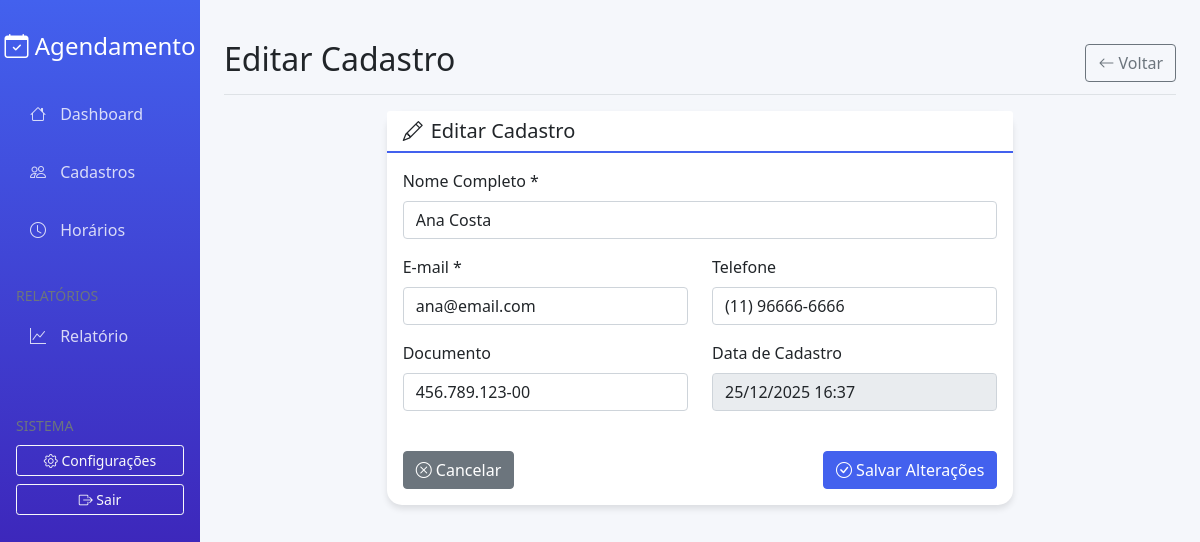
Page /cadastros/4/editar on the earlier database version.
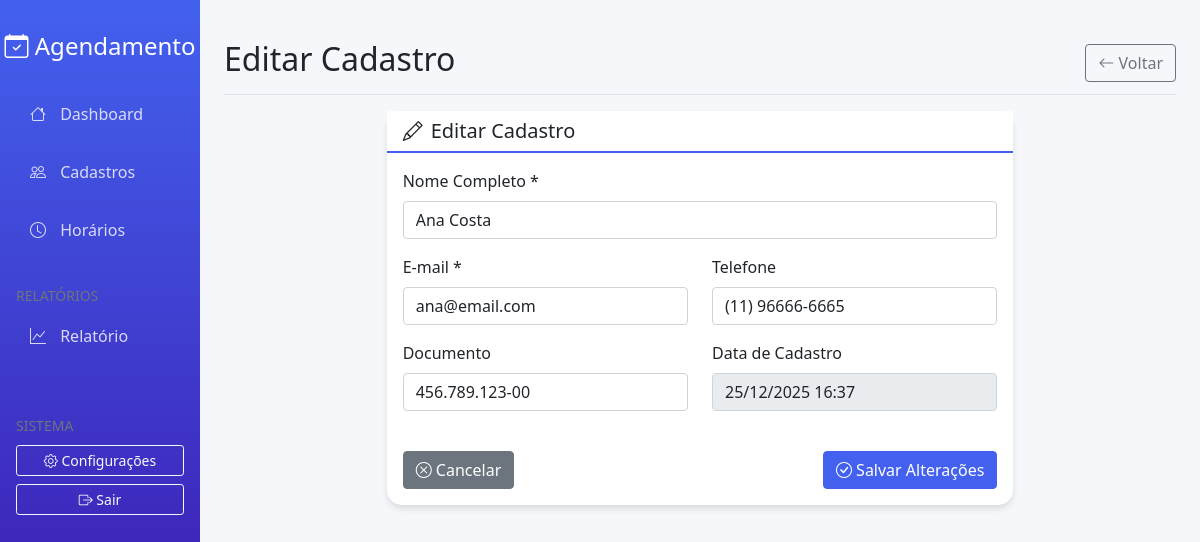
Same page on the later database version.
### models/Cadastro.py (models this page shows, shortened)
class Cadastro(db.Model):
    __tablename__ = 'cadastros'
    id = db.Column(db.Integer, primary_key=True)
    nome = db.Column(db.String(100), nullable=False)
    email = db.Column(db.String(100), unique=True, nullable=False)
    telefone = db.Column(db.String(20))
    documento = db.Column(db.String(20), unique=True)
    data_criacao = db.Column(db.DateTime, default=datetime.utcnow)
    horarios = db.relationship('Horario', backref='cadastro', lazy=True, cascade='all, delete-orphan')

### app.py (the view, shortened to what this page needs)
    @app.route('/cadastros/<int:id>/editar', methods=['GET', 'POST'])
    def editar_cadastro(id):
        with app.app_context():
            cadastro = Cadastro.query.get_or_404(id)
            return render_template('cadastros/editar.html', cadastro=cadastro)

### templates/cadastros/editar.html (shortened to what this page needs)
{% extends "base.html" %}
{% block page_title %}Editar Cadastro{% endblock %}
{% block page_actions %}
<a href="{{ url_for('listar_cadastros') }}" class="btn btn-outline-secondary">
    <i class="bi bi-arrow-left"></i> Voltar
</a>
{% endblock %}
{% block content %}
<div class="row justify-content-center">
    <div class="col-md-8">
        <div class="card">
            <div class="card-header">
                <h5 class="mb-0">
                    <i class="bi bi-pencil me-2"></i>Editar Cadastro
                </h5>
            </div>
            <div class="card-body">
                <form method="POST" action="{{ url_for('editar_cadastro', id=cadastro.id) }}">
                    <div class="row">
                        <div class="col-md-12 mb-3">
                            <label for="nome" class="form-label">Nome Completo *</label>
                            <input type="text" class="form-control" id="nome" name="nome"
                                   value="{{ cadastro.nome }}" required>
                        </div>
                        <div class="col-md-6 mb-3">
                            <label for="email" class="form-label">E-mail *</label>
                            <input type="email" class="form-control" id="email" name="email"
                                   value="{{ cadastro.email }}" required>
                        </div>
                        <div class="col-md-6 mb-3">
                            <label for="telefone" class="form-label">Telefone</label>
                            <input type="tel" class="form-control" id="telefone" name="telefone"
                                   value="{{ cadastro.telefone if cadastro.telefone else '' }}">
                        </div>
                        <div class="col-md-6 mb-3">
                            <label for="documento" class="form-label">Documento</label>
                            <input type="text" class="form-control" id="documento" name="documento"
                                   value="{{ cadastro.documento if cadastro.documento else '' }}">
                        </div>
                        <div class="col-md-6 mb-3">
                            <label class="form-label">Data de Cadastro</label>
                            <input type="text" class="form-control"
                                   value="{{ cadastro.data_criacao.strftime('%d/%m/%Y %H:%M') }}"
                                   readonly>
                        </div>
                    </div>
                    <div class="mt-4 d-flex justify-content-between">
                        <a href="{{ url_for('visualizar_cadastro', id=cadastro.id) }}"
                           class="btn btn-secondary">
                            <i class="bi bi-x-circle"></i> Cancelar
                        </a>
                        <button type="submit" class="btn btn-primary">
                            <i class="bi bi-check-circle"></i> Salvar Alterações
                        </button>
                    </div>
                </form>
            </div>
        </div>
    </div>
</div>
{% endblock %}

Differences in the rows shown:
changed Cadastro "Ana Costa": telefone "(11) 96666-6666" → "(11) 96666-6665"
